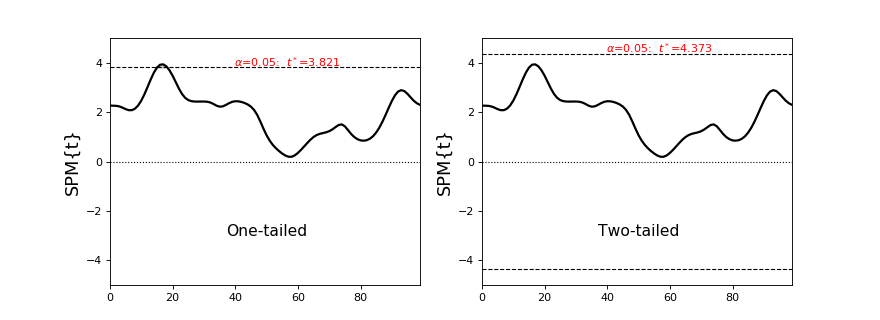

This chart was generated by the following Python code:
import numpy as np
from matplotlib import pyplot
import spm1d
np.random.seed(0)
Y = np.random.randn(10,100) +0.21
Y = spm1d.util.smooth(Y, fwhm=10)
t  = spm1d.stats.ttest(Y)
ti0 = t.inference(alpha=0.05, two_tailed=False)
ti1 = t.inference(alpha=0.05, two_tailed=True)
pyplot.figure(figsize=(11,4))
pyplot.subplot(121);  ti0.plot();     ti0.plot_threshold_label(fontsize=10);  pyplot.ylim(-5, 5);  pyplot.text(50, -3, 'One-tailed', ha='center', size=14)
pyplot.subplot(122);  ti1.plot();     ti1.plot_threshold_label(fontsize=10);  pyplot.ylim(-5, 5);  pyplot.text(50, -3, 'Two-tailed', ha='center', size=14)
